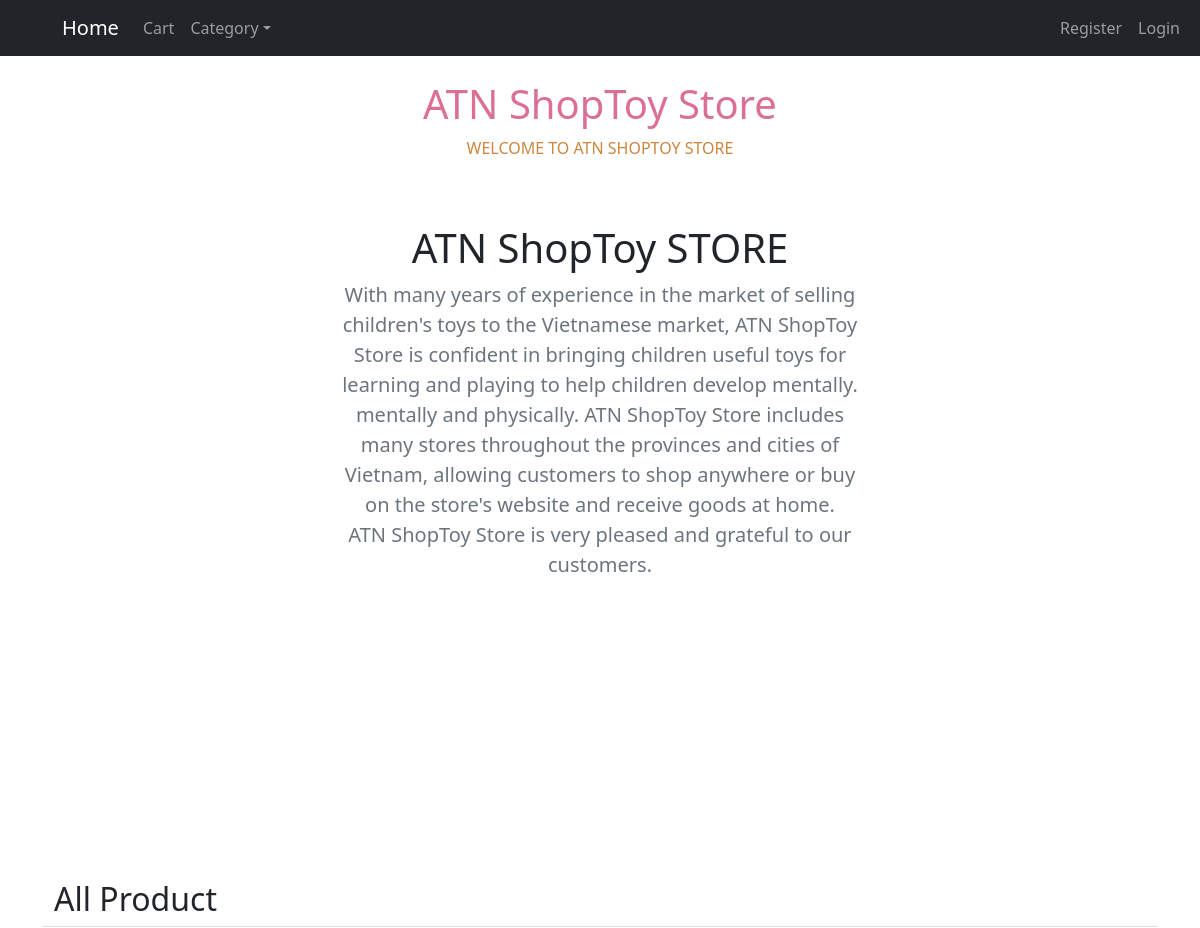
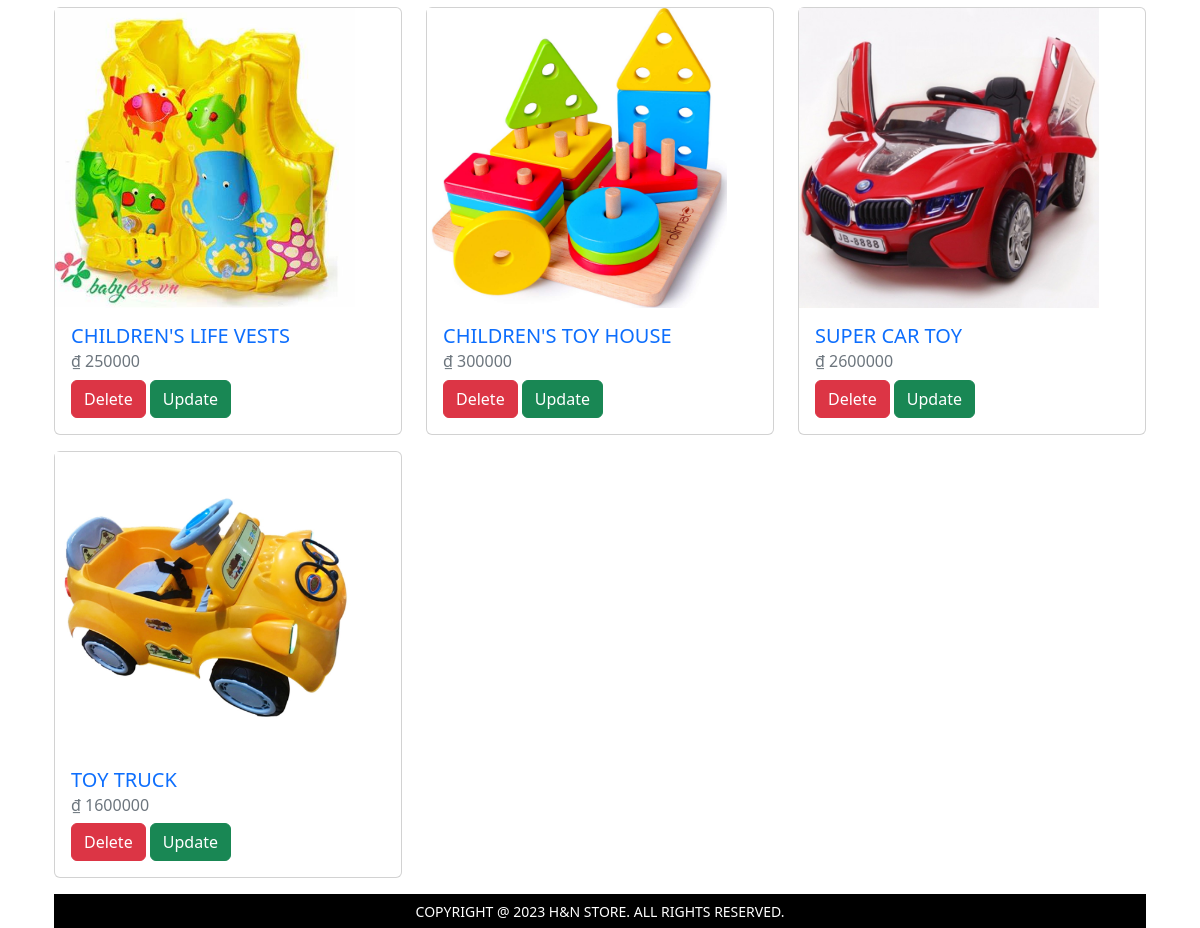
Screenshot of /allproduct.php with the database file from the repository (2 pictures, top to bottom).
### tables this page shows
CREATE TABLE `product` (
  `Id` int(11) NOT NULL,
  `Store_id` int(11) DEFAULT NULL,
  `ProductName` varchar(255) NOT NULL,
  `Price` decimal(10,0) NOT NULL,
  `Quantity` int(11) NOT NULL,
  `Date` date NOT NULL,
  `employID` int(11) NOT NULL,
  `supplierID` int(11) NOT NULL,
  `img` varchar(100) NOT NULL
);

### allproduct.php (the view, shortened to what this page needs)
<?php
require_once('header.php');
$c = new Connect();
$dbLink = $c->connectToMySQL();
$sql = 'SELECT * FROM product';
$re=$dbLink->query($sql);
if($re->num_rows>0){
?>
    <section class="py-5 text-center container"
        style="" >
        <div class="row py-ly-5">
            <div class="col-lg-6 col-md-8 mx-auto">
            </div>
        </div>
    </section>
<div class="container">
  <div class="row">
  <h2 class="pb-2 border-bottom">All Product</h2>
    <?php
        while($row=$re->fetch_assoc()){
    ?>
    <div class="col-md-4 pb-3">
        <div class="card">
          <img src="image/<?=$row['img']?>" width="300px"/>
          <div class="card-body">
              <a href="detail.php?Id=<?=$row['Id']?>" class ="text-decoration-none"><h5
              class="card-title"><?=$row['ProductName']?></h5></a>
              <h6 class="card-subtitle mb-2 text-muted"><span>&#8363;</span> <?=$row['Price']?></h6>
              <a href="delete.php?id=<?= $row['Id'] ?>" class="btn btn-danger">Delete</a>
              <a href="update.php?Id=<?= $row['Id'] ?>" class="btn btn-success">Update</a>
          </div>
        </div>
    </div>
    <?php
        }
      }
    ?>
  </div>
</div>
<?php
require_once('footer.php');
?>

### rows the page displays
product: img (picture), ProductName "CHILDREN'S LIFE VESTS", Price "250000"
product: img (picture), ProductName "CHILDREN'S TOY HOUSE", Price "300000"
product: img (picture), ProductName "SUPER CAR TOY", Price "2600000"
product: img (picture), ProductName "TOY TRUCK", Price "1600000"
